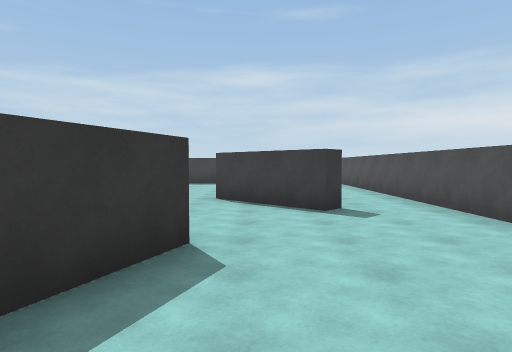
View 1 (above)

18 first-person views from a walk through a Unity game level. The camera is 1.5 m above the floor, tilts 2° down and sees 75° across. The floor is counted in squares, 2 m on a side. Each view is taken from the middle of a square. On the plan, view 1 faces up. The plan holds only what a view shows up to about 11 squares ahead; the rest is blank. The player character is not drawn.

View 2
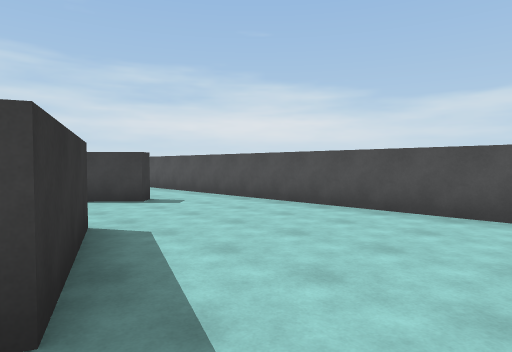

View 3
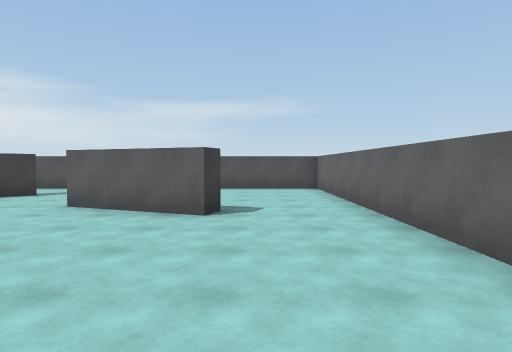

View 4
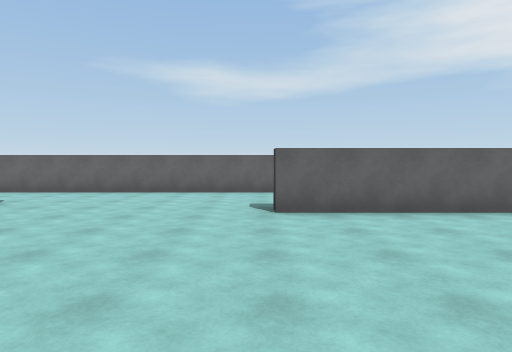

View 5
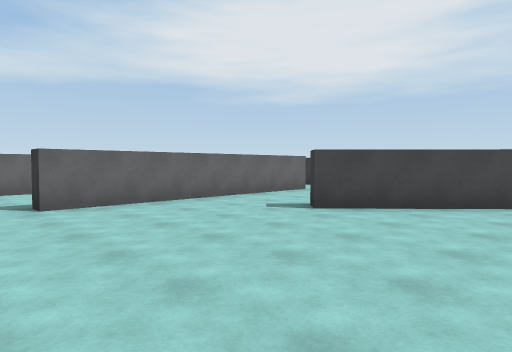

View 6
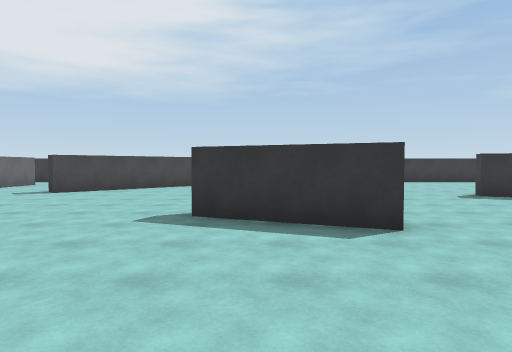

View 7
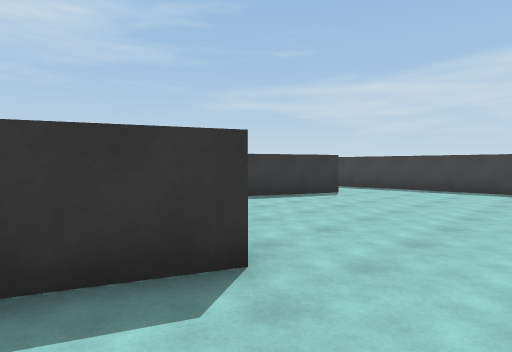

View 8
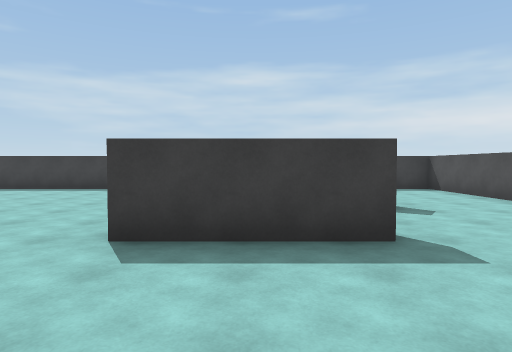

View 9
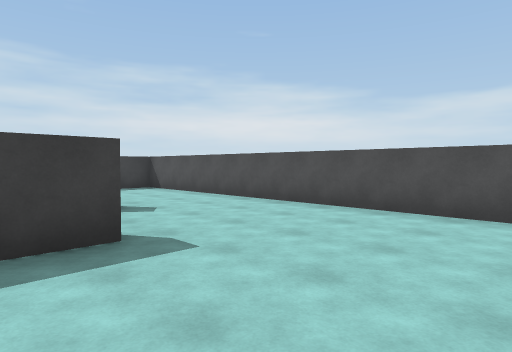

View 10
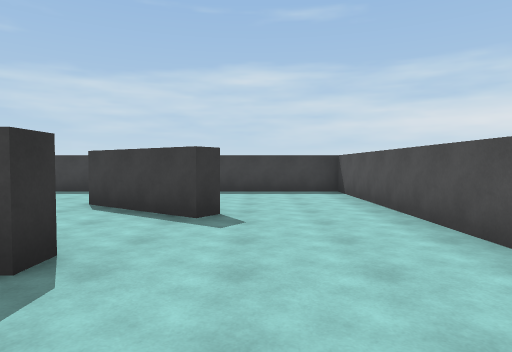

View 11
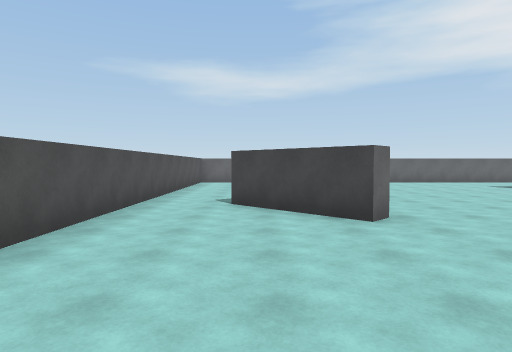

View 12
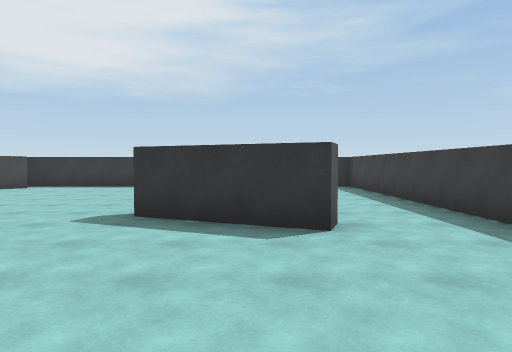

View 13
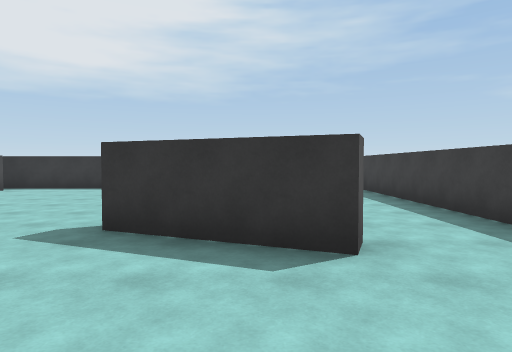

View 14
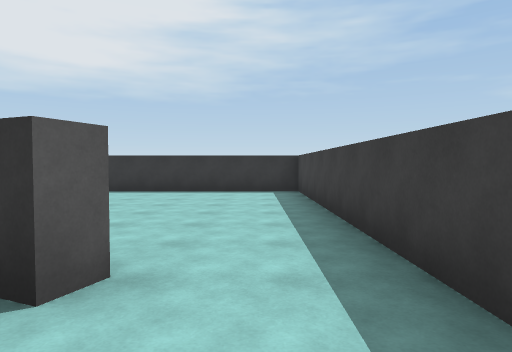

View 15
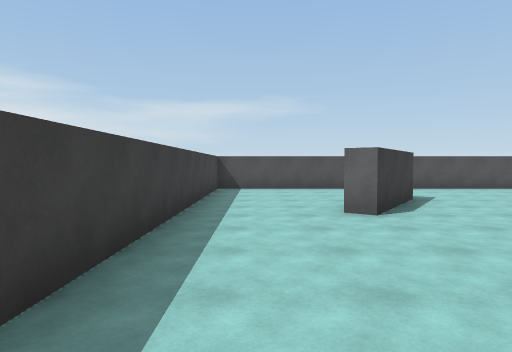

View 16
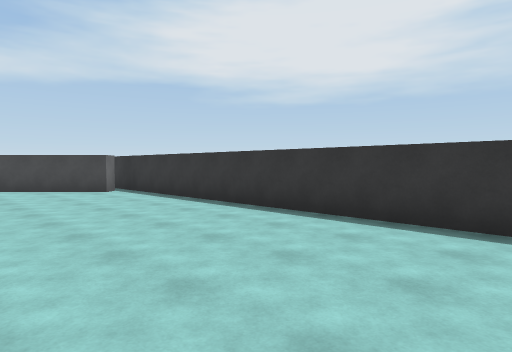

View 17
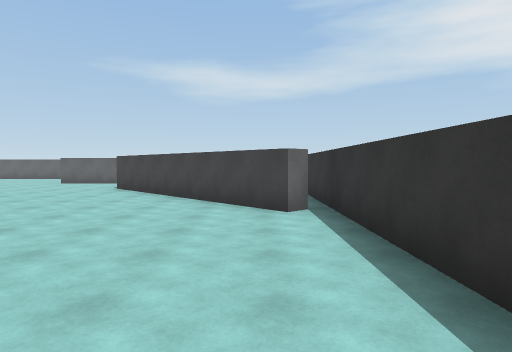

View 18
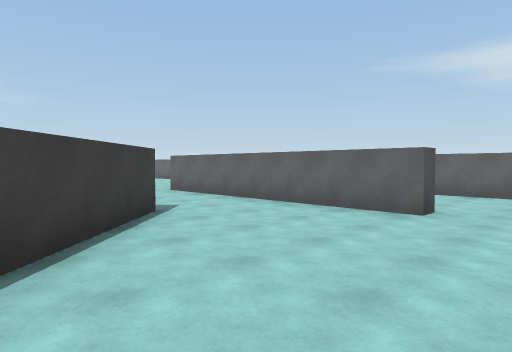

### Floor plan
Ten units are one square. View 1 is at (0, 0); x grows to the right and y downward. Boxes are objects, and circles mark ways between rooms. Rooms are numbered by the first view taken in them; rooms with no view inside come last. Other rooms are left out.
<svg viewBox="-168 -207 206 231">
<path fill="none" stroke="#000" d="M-6 -32 -17 -6 -21 -8M15 -57 11 -53 3 -61M-26 19 33 19 33 -75M-57 -117 -68 -91M-6 -138 -6 -132 -35 -132M-93 -181 -87 -178 -98 -153 -103 -155M3 -61 -9 -73 -5 -77 15 -57M5 -160 2 -156 -21 -172 -18 -176M-159 -95 -155 -98 -107 -47 -111 -44 -133 -67M33 -75 33 -202 -163 -202 -163 -66M-21 -8 -11 -34M-143 -12 -143 -19 -73 -19 -73 -12M-80 19 -26 19M-149 19 -132 19"/>
<circle cx="-15" cy="5" r="3" fill="#2a7"/>
<circle cx="10" cy="-55" r="3" fill="#2a7"/>
<text x="10" y="-20">1</text>
<text x="-70" y="-110">2</text>
</svg>
Room 1 opens to room 2.

Where each view was taken, in squares from view 1:
view 1: 0 up, 0 right, facing up
view 2: 1 down, 2 left, facing up-right
view 3: 0 up, 7 left, facing right
view 4: 7 up, 7 left, facing down
view 5: 8 up, 6 left, facing down-left
view 6: 10 up, 2 left, facing left
view 7: 10 up, 4 left, facing up-left
view 8: 10 up, 2 left, facing up
view 9: 10 up, 2 left, facing up-right
view 10: 11 up, 1 right, facing up
view 11: 12 up, 1 right, facing down
view 12: 17 up, 5 left, facing left
view 13: 17 up, 6 left, facing left
view 14: 19 up, 7 left, facing left
view 15: 19 up, 7 left, facing right
view 16: 19 up, 12 left, facing down-left
view 17: 15 up, 15 left, facing down
view 18: 7 up, 16 left, facing down-right
